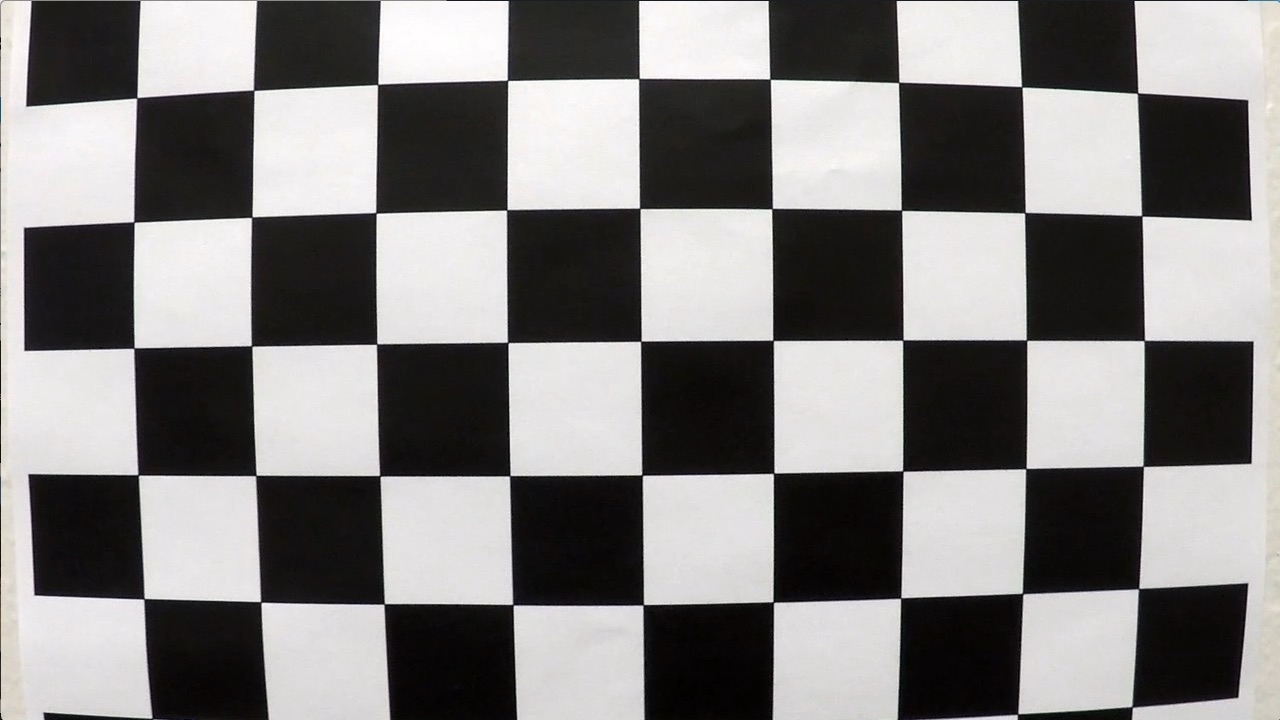
#> input picture camera_cal/calibration1.jpg, 1280 x 720 px
$ jupyter execute 'P4-Advanced Lane Finding.ipynb'   (shell and % lines are left out)   (older library calls are emulated)
#> lines starting #> are read from the running program, lines starting #| are printed output that depends on the picture; after the words box and inside, x2 and y2 are one past the last pixel; in counts of white or black regions, pixels touching at a corner belong together
## P4 - Project Advanced Lane Finding

This is the jupyter notebook.

[here](./writeup.md) is the writeup file.

The goals / steps of this project are the following:
1. Compute the camera calibration matrix and distortion coefficients given a set of chessboard images.
1. Apply a distortion correction to raw images.
1. Use color transforms, gradients, etc., to create a thresholded binary image.
1. Apply a perspective transform to rectify binary image ("birds-eye view").
1. Detect lane pixels and fit to find the lane boundary.
1. Determine the curvature of the lane and vehicle position with respect to center.
1. Warp the detected lane boundaries back onto the original image.
1. Output visual display of the lane boundaries and numerical estimation of lane curvature and vehicle position.

[cell 1]
# bug with anaconda
import matplotlib
matplotlib.use('qt5agg')

# imports
import numpy as np
import cv2
import matplotlib.pyplot as plt
import matplotlib.image as mpimg
import numpy as np
import glob

[cell 2]
# examine the chessboard picture
img_example = mpimg.imread('camera_cal/calibration1.jpg')
#> img_example is the input picture: shape (720, 1280, 3); mean R, G, B 130.1, 128.4, 127.8
plt.imshow(img_example)

[cell 3]
# Count number of intersections
nx = 9
ny = 6

### 1. Compute the camera calibration matrix and distortion coefficients given a set of chessboard images.

[cell 4]
# add up the intersections in all pictures

# prepare object points, like (0,0,0), (1,0,0), (2,0,0) ....,(6,5,0)
objp = np.zeros((nx*ny,3), np.float32)
objp[:,:2] = np.mgrid[0:nx,0:ny].T.reshape(-1,2)

# Arrays to store object points and image points from all the images.
objpoints = [] # 3d points in real world space
imgpoints = [] # 2d points in image plane.

# Make a list of calibration images
images = glob.glob('./camera_cal/calibration*.jpg')
#print('images: ', images)
# Step through the list and search for chessboard corners
for fname in images:
    img = cv2.imread(fname)
    gray = cv2.cvtColor(img,cv2.COLOR_BGR2GRAY)

    # Find the chessboard corners
    ret, corners = cv2.findChessboardCorners(gray, (9,6),None)
#> ret = False; corners = None

    # If found, add object points, image points
    if ret == True:
        objpoints.append(objp)
        imgpoints.append(corners)

        # Draw and display the corners
        img = cv2.drawChessboardCorners(img, (9,6), corners, ret)
        cv2.imshow('img',img)
        cv2.waitKey(500)
#> pass 2 of the loop `for fname in images:`:
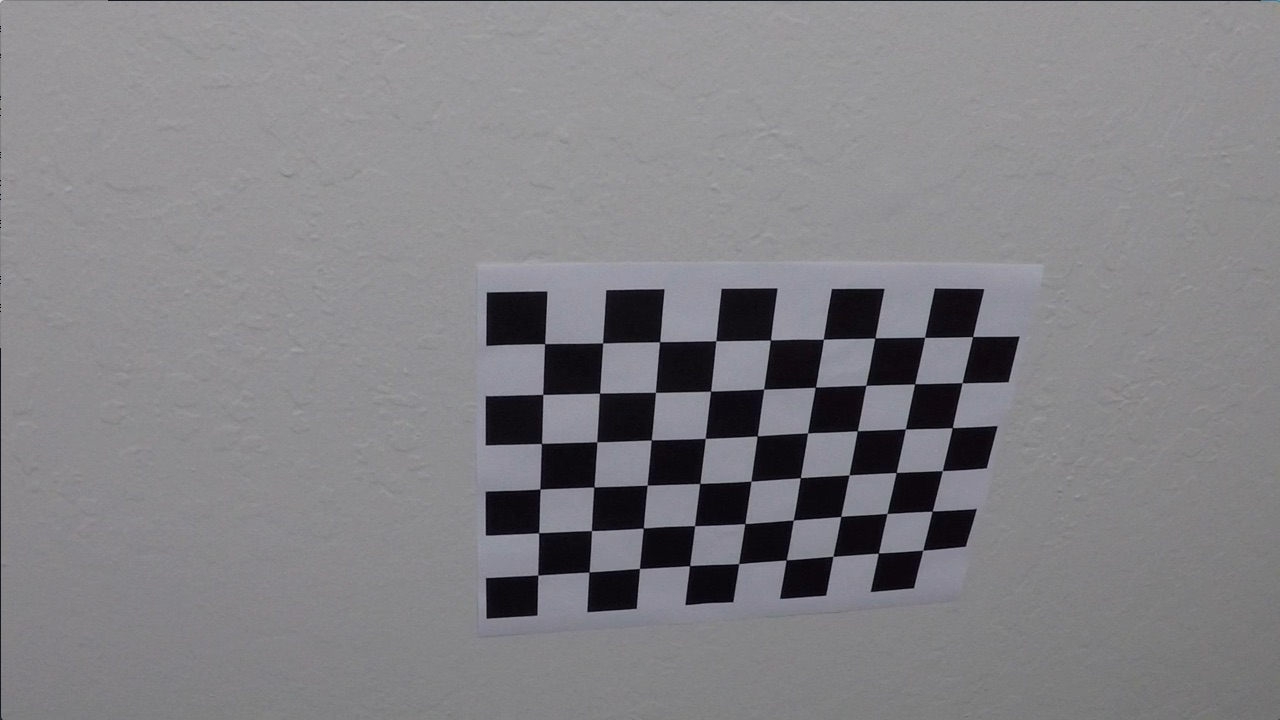
#> input picture camera_cal/calibration10.jpg, 1280 x 720 px
#> img is the input picture: shape (720, 1280, 3); mean B, G, R 133.1, 129.4, 130.2
#> `ret, corners = cv2.findChessboardCorners(gray, (9,6),None)`: ret = True; corners = 54 rows, first 8: [545.3, 343.1], [602.7, 342.8], [660.1, 341.3], [715.8, 340.7], [770.6, 340], [823.5, 339.2], [874.3, 338.5], [925.1, 337.4]
#> `img = cv2.drawChessboardCorners(img, (9,6), corners, ret)`:
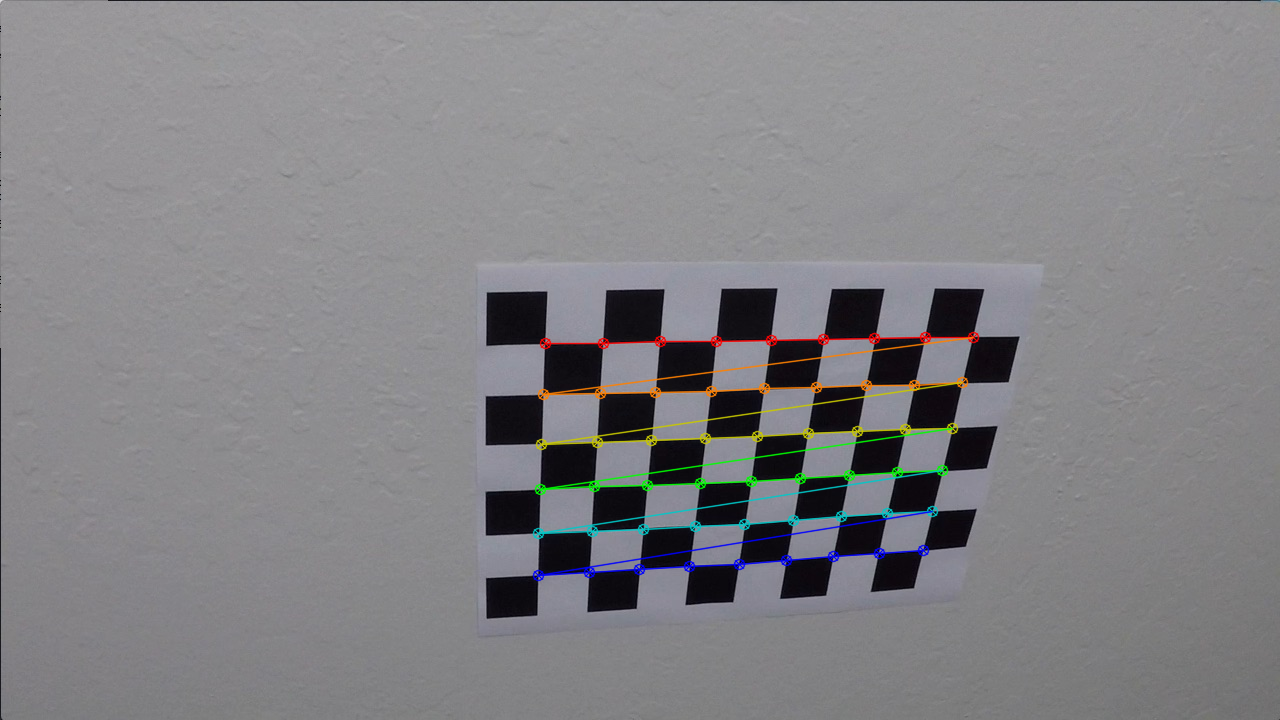
#> img: shape (720, 1280, 3); 1.91% of pixels changed, all inside (x1, y1, x2, y2) = (532, 331, 980, 582)
#> pass 3 of the loop `for fname in images:`:
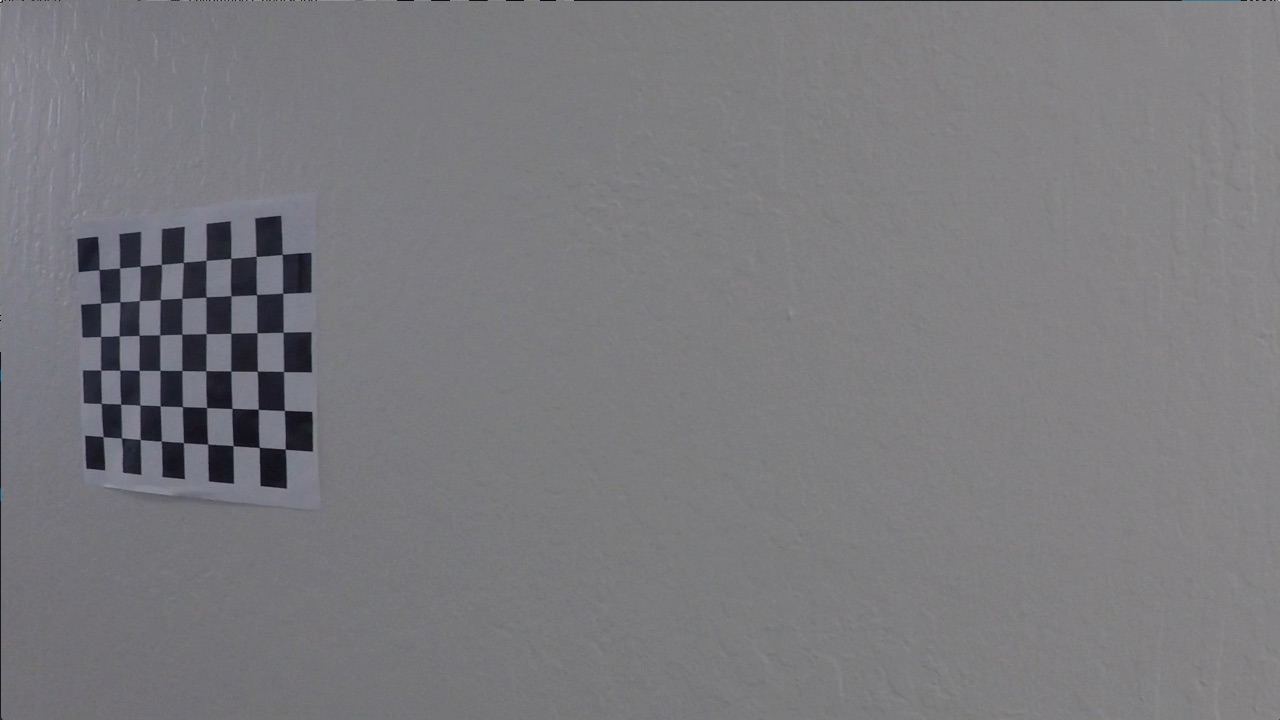
#> input picture camera_cal/calibration11.jpg, 1280 x 720 px
#> img is the input picture: shape (720, 1280, 3); mean B, G, R 125.2, 121.7, 122.2
#> corners = 54 rows, first 8: [99.22, 269.6], [119.6, 268], [140.1, 266.1], [161.3, 264.5], [183.3, 262.5], [206.1, 260.3], [230.7, 258.2], [256.2, 256.3]
#> `img = cv2.drawChessboardCorners(img, (9,6), corners, ret)`:
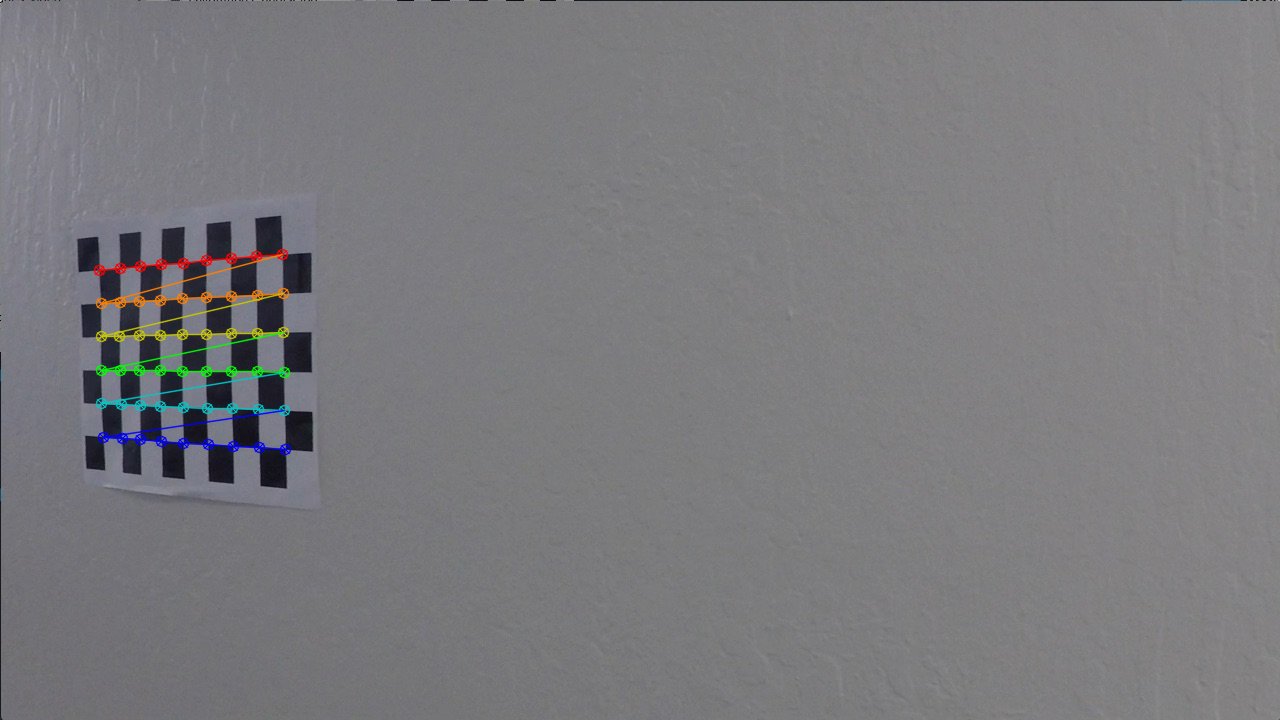
#> img: shape (720, 1280, 3); 1.11% of pixels changed, all inside (x1, y1, x2, y2) = (93, 248, 292, 456)

cv2.destroyAllWindows()

# calculate the camera calibration
img_size = (img.shape[1], img.shape[0])
#> img_size = (1280, 720)
ret, mtx, dist, rvecs, tvecs = cv2.calibrateCamera(objpoints, imgpoints, img_size,None,None)
#> ret = 0.644; mtx = [[1057.6, 0, 691.1], [0, 1058.6, 278], [0, 0, 1]]; dist = [[-0.322, 0.709, 0.013, 0.00946, -1.02]]; rvecs = ([0.424, -0.236, 0.0488], [-0.024, 0.4, -0.0295]); tvecs = ([-2.48, 1.1, 17.79], [-17.95, -0.401, 29.17])

[cell 5]
# plot an undistorted chessboard image


undist_example = cv2.undistort(img_example, mtx, dist, None, mtx)
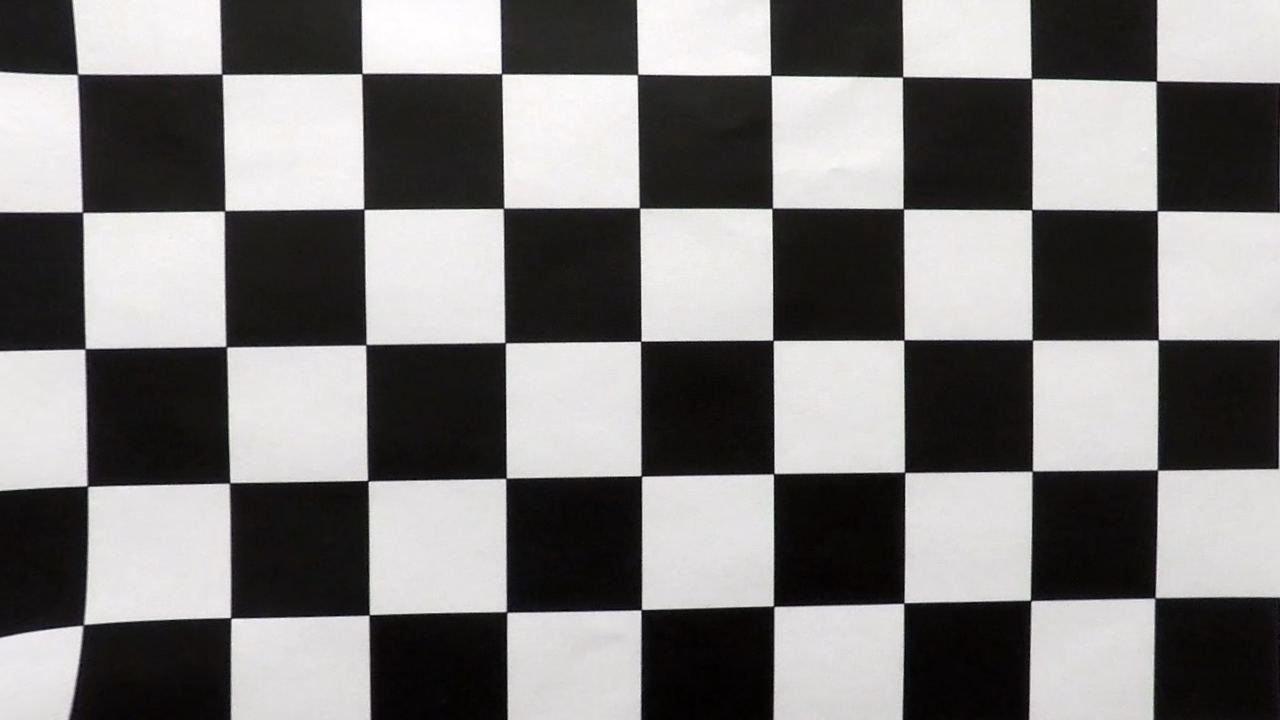
#> undist_example: shape (720, 1280, 3); mean R, G, B 125.1, 123.5, 123.1

f, (ax1, ax2) = plt.subplots(1, 2, figsize=(24, 9))
f.tight_layout()
ax1.imshow(img_example)
ax1.set_title('Original Image', fontsize=50)
ax2.imshow(undist_example)
ax2.set_title('Undistorted Image', fontsize=50)
plt.subplots_adjust(left=0., right=1, top=0.9, bottom=0.)
f.savefig("./output_images/an_undistorted_chessboard_image.png")
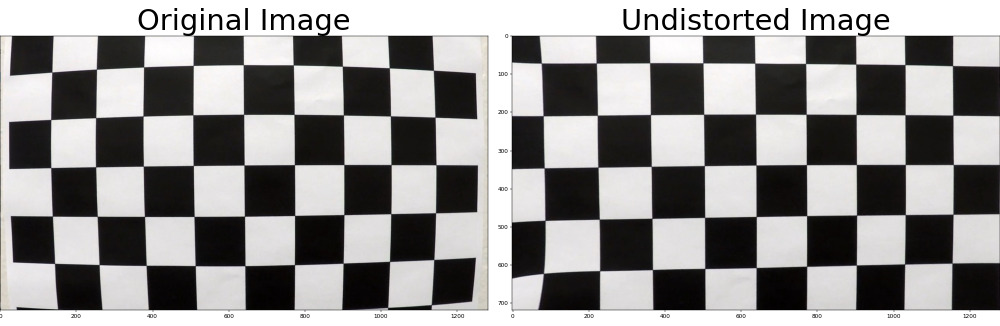
#> figure drawn by matplotlib, 2 panels

### 2. Apply a distortion correction to raw images.

[cell 6]
# plot an undistorted traffic image

img_example2 = mpimg.imread('./test_images/test4.jpg')
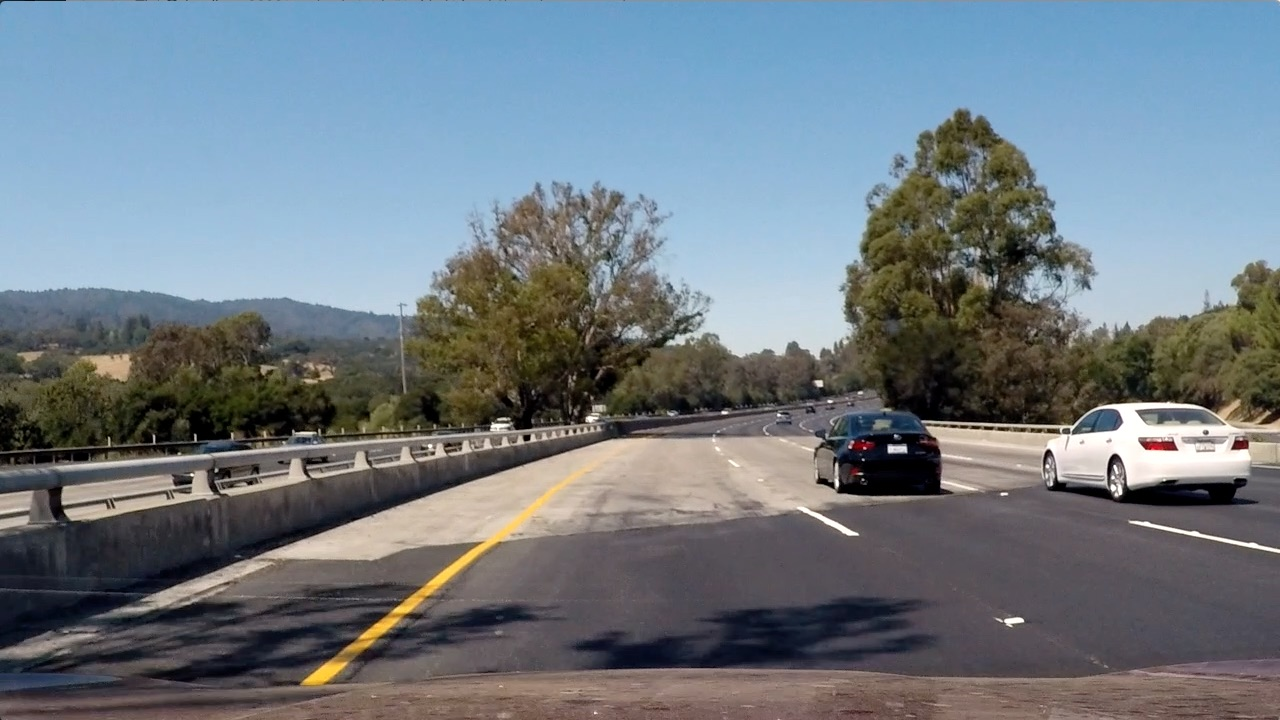
#> input picture test_images/test4.jpg, 1280 x 720 px
#> img_example2 is the input picture: shape (720, 1280, 3); mean R, G, B 112.2, 122.7, 130.9

undist_example2 = cv2.undistort(img_example2, mtx, dist, None, mtx)
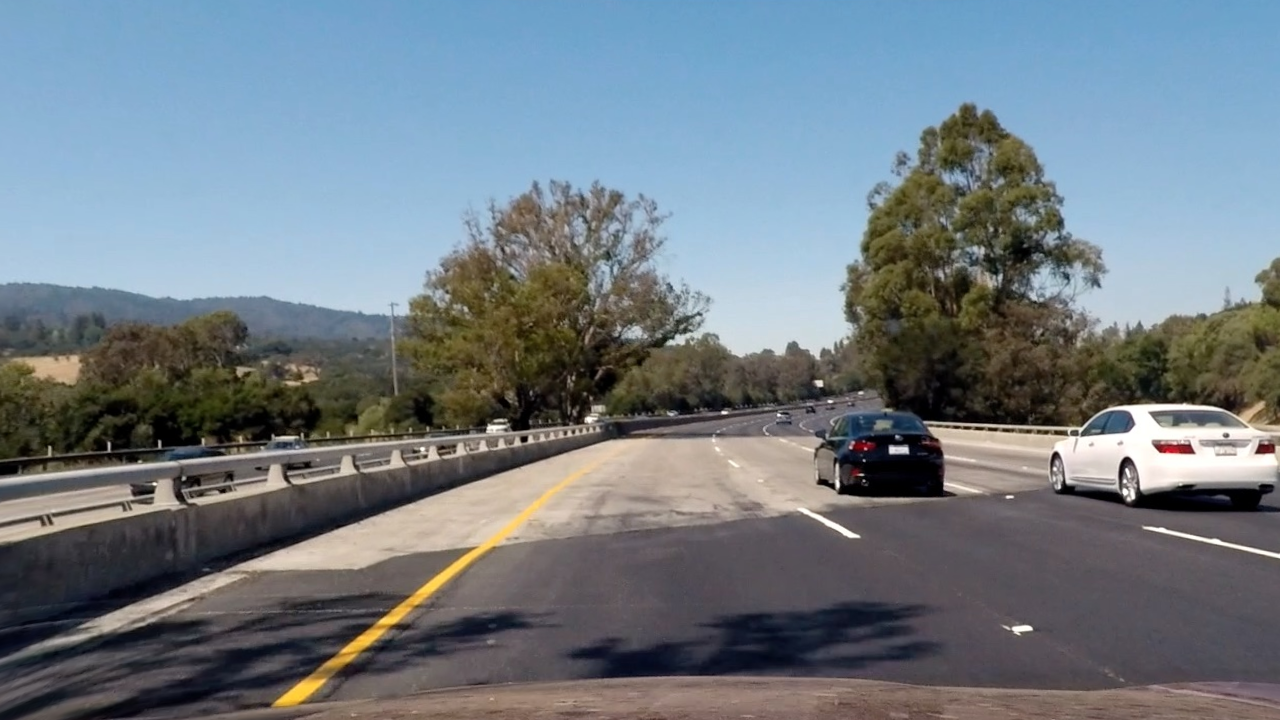
#> undist_example2: shape (720, 1280, 3); mean R, G, B 112.8, 123.3, 131.2

f, (ax1, ax2) = plt.subplots(1, 2, figsize=(24, 9))
f.tight_layout()
ax1.imshow(img_example2)
ax1.set_title('Original Image', fontsize=50)
ax2.imshow(undist_example2)
ax2.set_title('Undistorted Image', fontsize=50)
plt.subplots_adjust(left=0., right=1, top=0.9, bottom=0.)
f.savefig("./output_images/an_undistorted_traffic_image.png")
